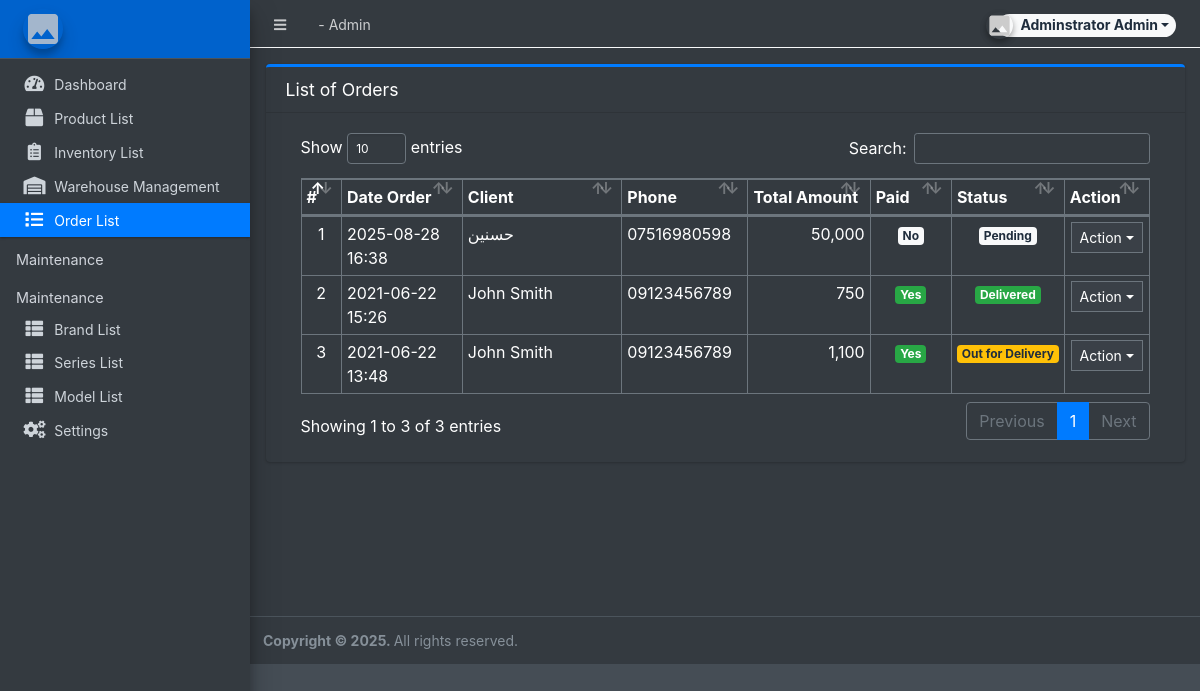
Screenshot of /admin/?page=orders (signed in) with the database file from the repository.
### tables this page shows
CREATE TABLE IF NOT EXISTS `orders` (
  `id` int NOT NULL AUTO_INCREMENT,
  `client_id` int NOT NULL,
  `delivery_address` text NOT NULL,
  `payment_method` varchar(100) NOT NULL,
  `amount` double NOT NULL,
  `status` tinyint NOT NULL DEFAULT '0',
  `paid` tinyint(1) NOT NULL DEFAULT '0',
  `date_created` datetime NOT NULL DEFAULT CURRENT_TIMESTAMP,
  `date_updated` datetime DEFAULT NULL ON UPDATE CURRENT_TIMESTAMP,
  PRIMARY KEY (`id`)
);

### admin/orders/index.php (the view, shortened to what this page needs)
<div class="card card-outline card-primary">
	<div class="card-header">
		<h3 class="card-title">List of Orders</h3>
	</div>
	<div class="card-body">
		<div class="container-fluid">
        <div class="container-fluid">
			<table class="table table-bordered table-stripped">
				<colgroup>
					<col width="5%">
					<col width="15%">
					<col width="20%">
					<col width="15%">
					<col width="15%">
					<col width="10%">
					<col width="10%">
					<col width="10%">
				</colgroup>
				<thead>
					<tr>
						<th>#</th>
						<th>Date Order</th>
						<th>Client</th>
						<th>Phone</th>
						<th>Total Amount</th>
						<th>Paid</th>
						<th>Status</th>
						<th>Action</th>
					</tr>
				</thead>
				<tbody>
					<?php
					$i = 1;
						$qry = $conn->query("SELECT o.*,IFNULL(concat(c.firstname,' ',c.lastname), IFNULL(c.firstname, 'Guest')) as client, IFNULL(c.contact, 'N/A') as phone from `orders` o left join clients c on c.id = o.client_id order by unix_timestamp(o.date_created) desc ");
						while($row = $qry->fetch_assoc()):
							if($row['client_id'] == 0) {
								$delivery_info = $row['delivery_address'];
								$client_name = 'Guest Customer';
								$client_phone = 'N/A';
								if(preg_match('/الاسم:\s*(.+?)(?=\n|$)/u', $delivery_info, $name_matches)) {
									$client_name = trim($name_matches[1]);
								}
								if(preg_match('/الهاتف:\s*(.+?)(?=\n|$)/u', $delivery_info, $phone_matches)) {
									$client_phone = trim($phone_matches[1]);
								}
								$row['client'] = $client_name;
								$row['phone'] = $client_phone;
							}
					?>
						<tr>
							<td class="text-center"><?php echo $i++; ?></td>
							<td><?php echo date("Y-m-d H:i",strtotime($row['date_created'])) ?></td>
							<td><?php echo $row['client'] ?></td>
							<td><?php echo $row['phone'] ?></td>
							<td class="text-right"><?php echo number_format($row['amount']) ?></td>
							<td class="text-center">
                                <?php if($row['paid'] == 0): ?>
                                    <span class="badge badge-light">No</span>
                                <?php else: ?>
                                    <span class="badge badge-success">Yes</span>
                                <?php endif; ?>
                            </td>
							<td class="text-center">
                                <?php if($row['status'] == 0): ?>
                                    <span class="badge badge-light">Pending</span>
                                <?php elseif($row['status'] == 1): ?>
                                    <span class="badge badge-primary">Packed</span>
							<?php elseif($row['status'] == 2): ?>
                                    <span class="badge badge-warning">Out for Delivery</span>
							<?php elseif($row['status'] == 3): ?>
                                    <span class="badge badge-success">Delivered</span>
							<?php else: ?>
                                    <span class="badge badge-danger">Cancelled</span>
                                <?php endif; ?>
                            </td>
							<td align="center">
								 <button type="button" class="btn btn-flat btn-default btn-sm dropdown-toggle dropdown-icon" data-toggle="dropdown">
				                  		Action
				                  </button>
							</td>
						</tr>
					<?php endwhile; ?>
				</tbody>
			</table>
		</div>
		</div>
	</div>
</div>

### rows the page displays
orders: date_created "2025-08-28 16:38", client "حسنين", phone "07516980598", amount "50,000", paid "No", status "Pending"
orders: date_created "2021-06-22 15:26", client "John Smith", phone "09123456789", amount "750", paid "Yes", status "Delivered"
orders: date_created "2021-06-22 13:48", client "John Smith", phone "09123456789", amount "1,100", paid "Yes", status "Out for Delivery"

### other values shown
$_settings->userdata('firstname').' '.$_settings->userdata('lastname') "Adminstrator Admin"
